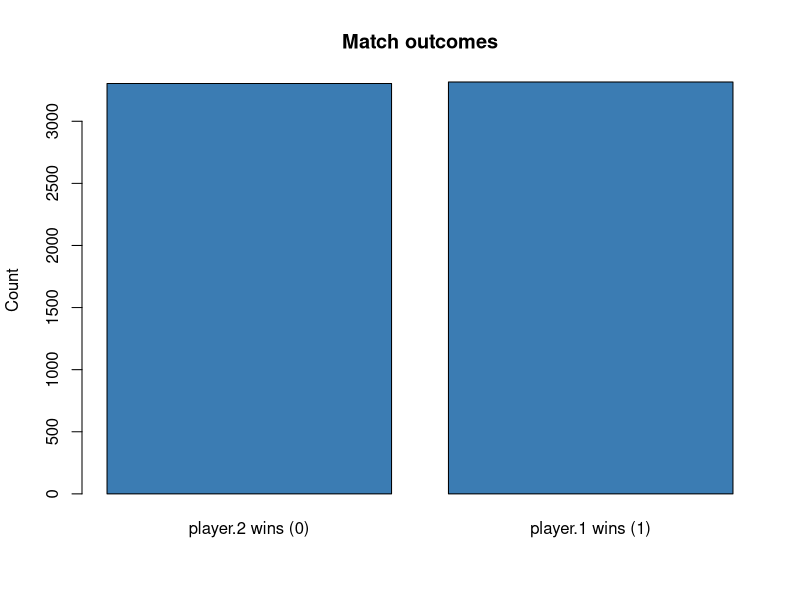
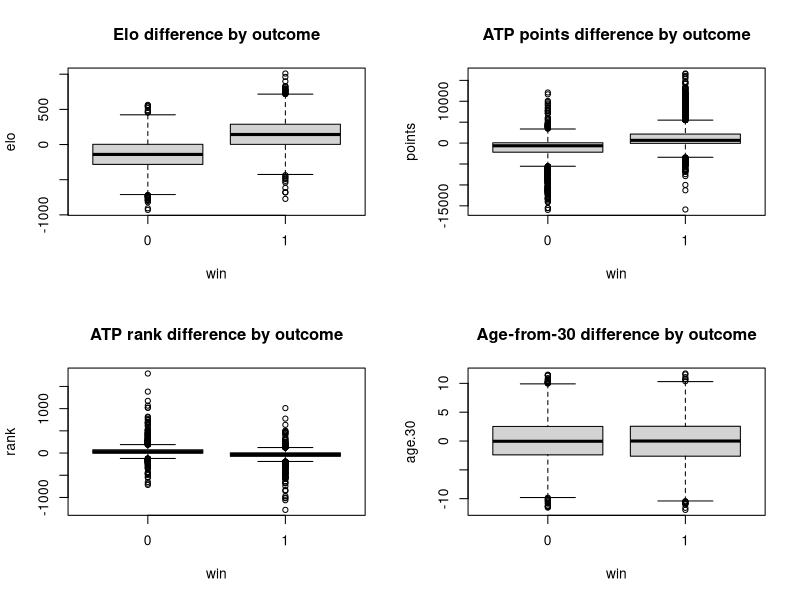

Source code (R) for these figures, in order:
tennis <- read.csv("raw-data/SlamsData.csv", stringsAsFactors = TRUE)
str(tennis)
#Understanding the data
#player1 and player2 are arbitarily placed (no home advantage). 
#year= 2011-2024
#tournament=5
#Surface=3
#win= 1 (player1 win) & 0 (player2 win)
#sets.1, sets.2 = sets won by each player. best of 5
#rank (diff in atp ranking) 1= best so negative means player.1 is better
#points( diff in atp points) more points=stronger. positive favours player.1
#elo= diff in elo rating higher elo = stronger
#age.30 = dist from 30 (optimal age)
#prob= avgprob1 - avgprob2
#Avg.prob.1,2= winning probabilities for each match
#Bet365= decimal odds (5.5% margin fee included, avg prob is probably derived from here)
summary(tennis)
colSums(is.na(tennis))  

#Descriptive Statistics

mean(tennis$win)        
table(tennis$win)       

summary(tennis[, c("rank","points","elo","age.30")])
sapply(tennis[, c("rank","points","elo","age.30")], sd)

barplot(table(tennis$win),
        names.arg = c("player.2 wins (0)", "player.1 wins (1)"),
        col = "#3B7CB3", ylab = "Count", main = "Match outcomes")

tapply(tennis$win, tennis$surface,    mean)
tapply(tennis$win, tennis$tournament, mean)

par(mfrow = c(2,2))
boxplot(elo    ~ win, data = tennis, main = "Elo difference by outcome")
boxplot(points ~ win, data = tennis, main = "ATP points difference by outcome")
boxplot(rank   ~ win, data = tennis, main = "ATP rank difference by outcome")
boxplot(age.30 ~ win, data = tennis, main = "Age-from-30 difference by outcome")
par(mfrow = c(1,1))

sapply(tennis[, c("rank","points","elo","age.30")],
       function(x) cor(x, tennis$win))


#Logistic Regression

train <- subset(tennis, year >= 2011 & year <= 2017)
test  <- subset(tennis, year >= 2018 & year <= 2024)
nrow(train)   
nrow(test)    

logit.tennis <- glm(win ~ rank + points + elo + age.30 - 1,
                    data = train, family = "binomial")
summary(logit.tennis)
exp(coef(logit.tennis))

#testdata

# 1. predicted win probability for player.1 in each test match
test$pred.prob <- predict(logit.tennis, newdata = test, type = "response")

# 2. convert probability -> 0/1 prediction at the 0.5 threshold
test$y.pred <- ifelse(test$pred.prob > 0.5, 1, 0)

# 3. confusion matrix: predicted (rows) vs actual (columns)
tab <- table(test$y.pred, test$win)
tab

# 4. accuracy = correct predictions / total
sum(diag(tab)) / sum(tab)
